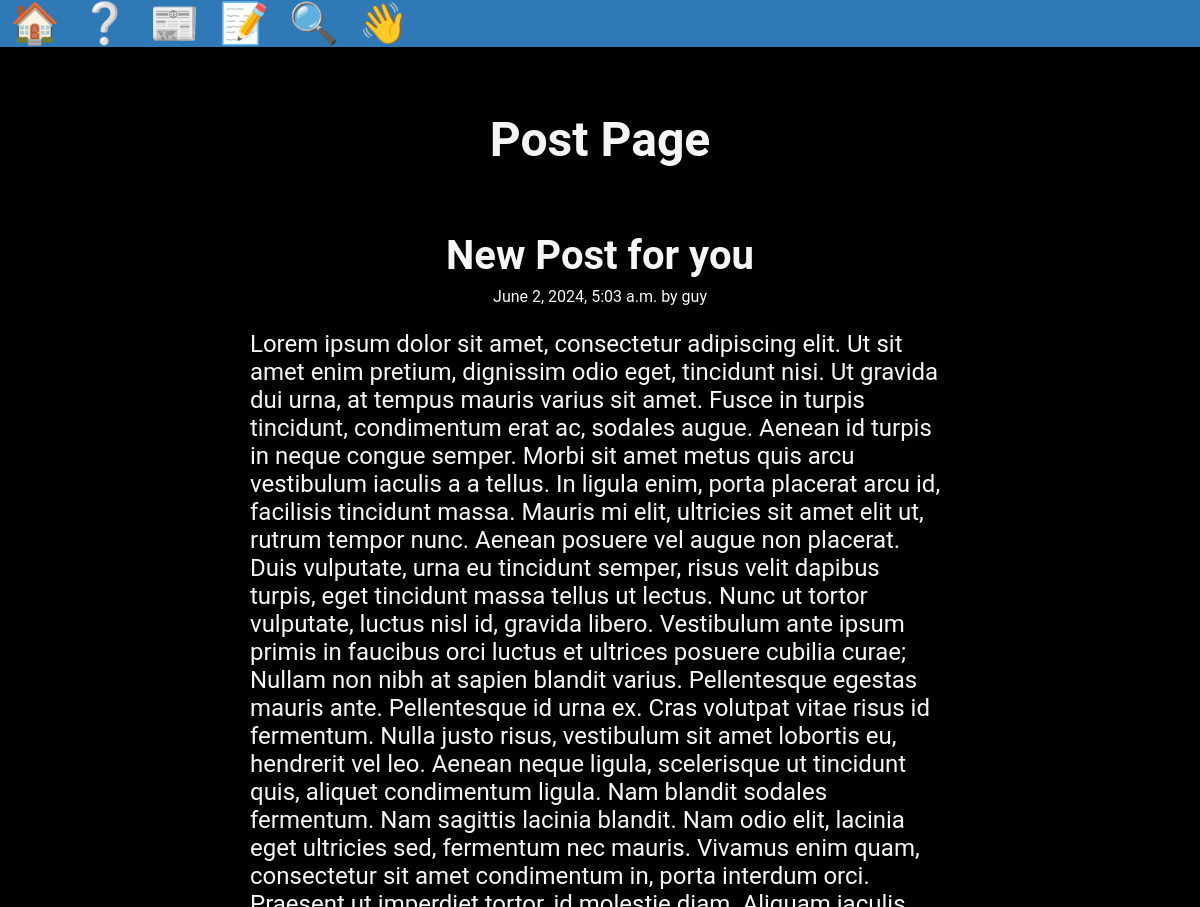
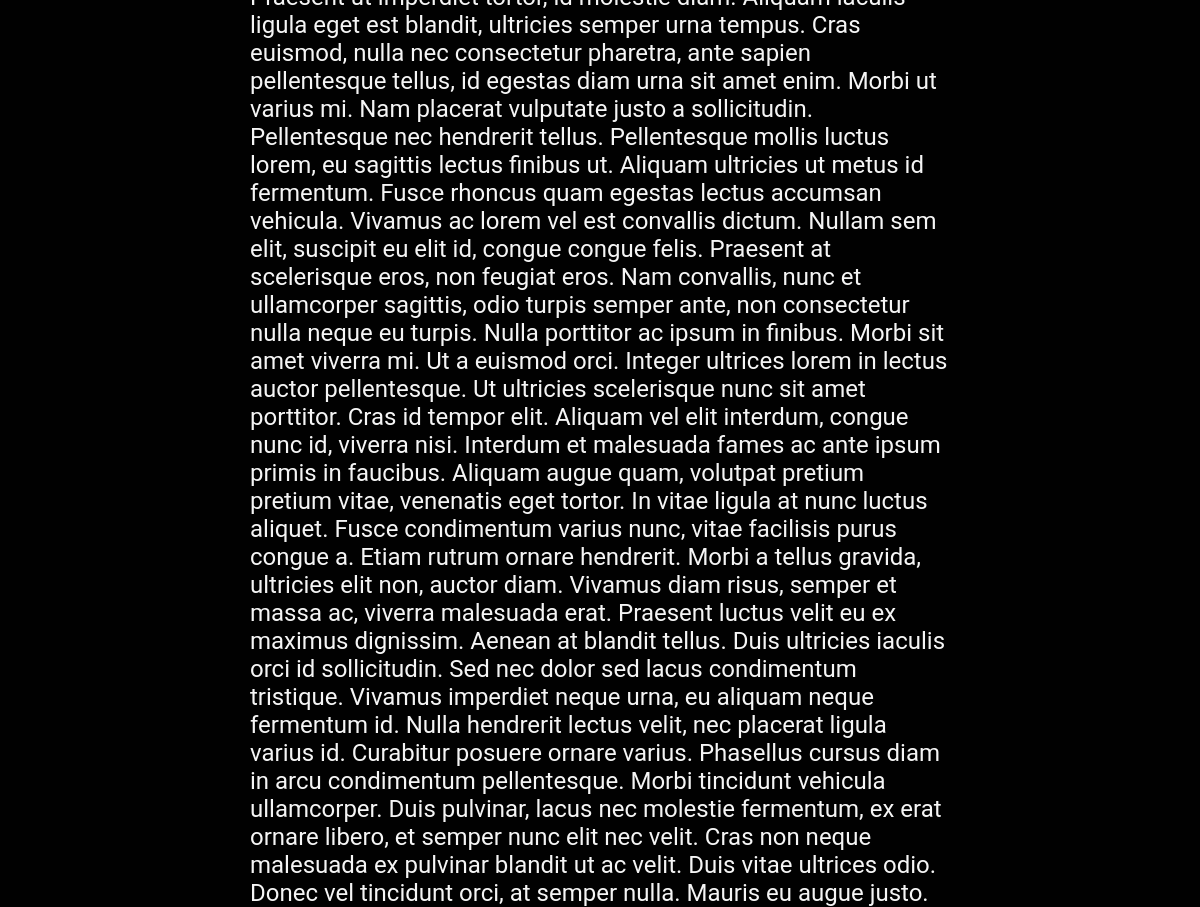
Page /posts/lorem-post (signed in) on the committed database (2 pictures, top to bottom).
### posts/models.py (models this page shows, shortened)
class Post(models.Model):
    title = models.CharField(max_length=75)
    body = models.TextField()
    slug = models.SlugField()
    date = models.DateTimeField(auto_now_add=True)
    author = models.ForeignKey(User, on_delete=models.CASCADE, default=None)

### posts/views.py (the view)
@login_required(login_url="/users/login/")
def post_page(request, slug):
    post = Post.objects.get(slug=slug)
    return render(request, 'posts/post_page.html',{ 'post': post})

### posts/templates/posts/post_page.html (shortened to what this page needs)
{% extends "layout.html" %}
{% block content %}
<section>
    <h1>Post Page</h1>
    <article class="post-page">
        <h2 class="post-title">{{post.title}}</h2>
        <p class="post-date">{{post.date}} by {{ post.author }}</p>
        <p class="post-body">{{post.body}}</p>
    </article>
</section>
{% endblock %}

### static/css/style.css (style rules this page uses)
* { margin: 0; padding: 0; box-sizing: border-box; font-family: 'Roboto', Arial, Helvetica, sans-serif; }
body { min-height: 100vh; font-size: 2rem; background-color: #010101; color: whitesmoke; display: flex; flex-direction: column; }
.post-date { font-size: 1rem; margin-bottom: 1.5rem; }
.post-body { font-size: 1.5rem; text-align: left; }
.post-title { text-align: center; margin-bottom: 0.5rem; font-size: 2.5rem; }
.post-page { width: fit-content; max-width: 700px; }
h1 { text-align: center; margin: 2rem; padding: 2rem; }
p { text-align: center; }

### rows in the picture
Post: title "New Post for you", date "June 2, 2024, 5:03 a.m.", author "guy", body "Lorem ipsum dolor sit amet, consectetur adipiscing elit. Ut sit amet enim pretium, dignissim odio eget, tincidunt nisi. Ut gravida dui urna, at tempus mauris varius sit amet. Fusce in turpis tincidunt, condimentum erat ac, sodales augue. Aenean id turpis in neque congue semper. Morbi sit amet metus quis arcu vestibulum iaculis a a tellus. In ligula enim, porta placerat arcu id, facilisis tincidunt massa. Mauris mi elit, ultricies sit amet elit ut, rutrum tempor nunc. Aenean posuere vel augue non placerat. Duis vulputate, urna eu tincidunt semper, risus velit dapibus turpis, eget tincidunt massa tellus ut lectus. Nunc ut tortor vulputate, luctus nisl id, gravida libero. Vestibulum ante ipsum…"
